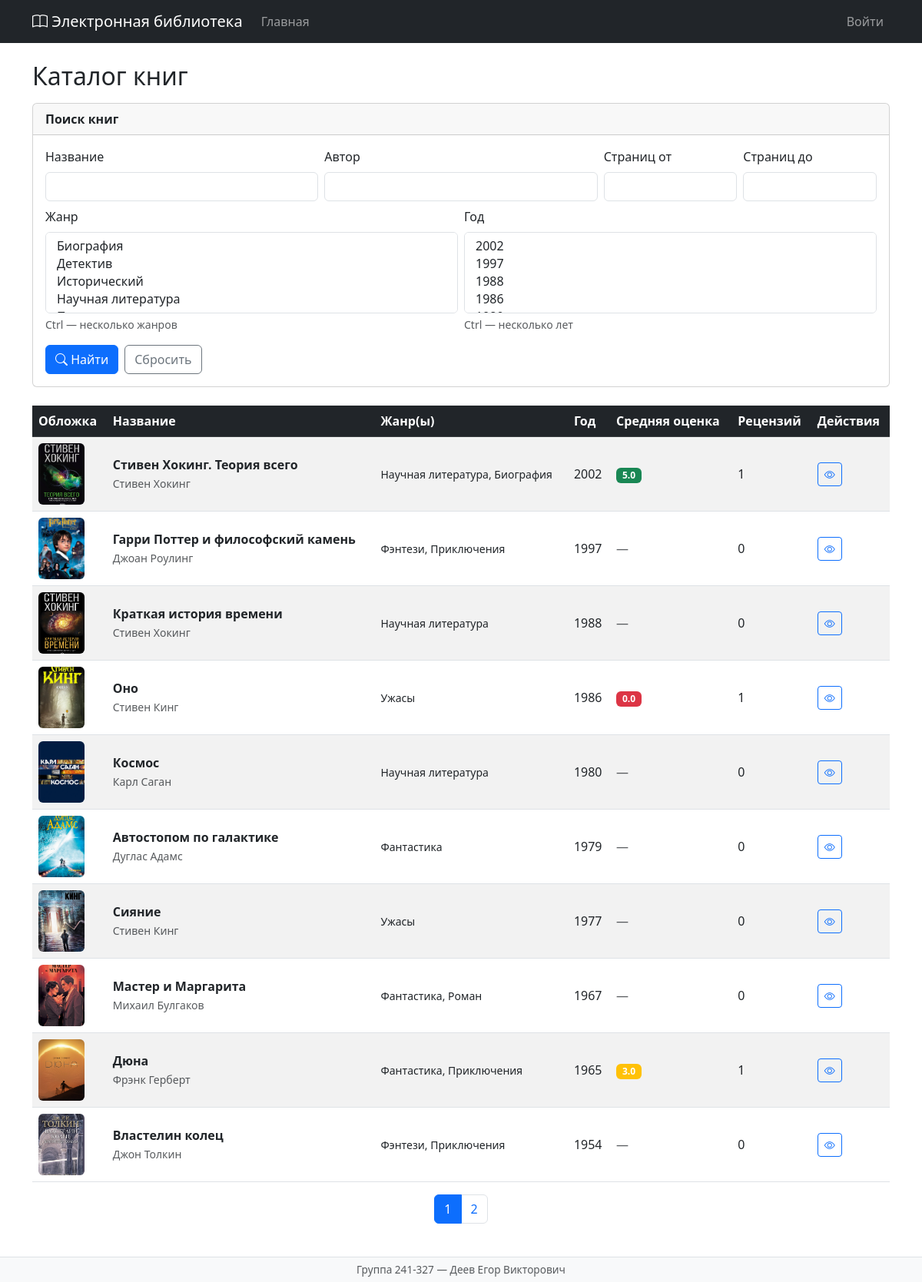
The page / on the database its author committed.
### tables this page shows
CREATE TABLE books (
    id INTEGER PRIMARY KEY AUTOINCREMENT,
    title VARCHAR(255) NOT NULL,
    description TEXT NOT NULL,
    year INTEGER NOT NULL,
    publisher VARCHAR(255) NOT NULL,
    author VARCHAR(255) NOT NULL,
    pages INTEGER NOT NULL,
    cover_id INTEGER,
    FOREIGN KEY (cover_id) REFERENCES covers(id)
);

CREATE TABLE covers (
    id INTEGER PRIMARY KEY AUTOINCREMENT,
    filename VARCHAR(255) NOT NULL,
    mime_type VARCHAR(100) NOT NULL,
    md5_hash VARCHAR(32) NOT NULL
);

### app/__init__.py (the view)
@app.route('/')
def index():
    db = get_db()
    page = request.args.get('page', 1, type=int)
    q_title = request.args.get('title', '').strip()
    q_genres = request.args.getlist('genres', type=int)
    q_years = request.args.getlist('years', type=int)
    q_pages_from = request.args.get('pages_from', '').strip()
    q_pages_to = request.args.get('pages_to', '').strip()
    q_author = request.args.get('author', '').strip()
    conditions = []
    params = []
    if q_title:
        conditions.append('b.title LIKE ?')
        params.append(f'%{q_title}%')
    if q_author:
        conditions.append('b.author LIKE ?')
        params.append(f'%{q_author}%')
    if q_pages_from:
        conditions.append('b.pages >= ?')
        params.append(int(q_pages_from))
    if q_pages_to:
        conditions.append('b.pages <= ?')
        params.append(int(q_pages_to))
    if q_years:
        placeholders = ','.join('?' * len(q_years))
        conditions.append(f'b.year IN ({placeholders})')
        params.extend(q_years)
    if q_genres:
        placeholders = ','.join('?' * len(q_genres))
        conditions.append(
            f'b.id IN (SELECT book_id FROM book_genres WHERE genre_id IN ({placeholders}))'
        )
        params.extend(q_genres)
    where = ('WHERE ' + ' AND '.join(conditions)) if conditions else ''
    total = db.execute(
        f'SELECT COUNT(DISTINCT b.id) FROM books b {where}', params
    ).fetchone()[0]
    books = db.execute(
        f'''SELECT b.*,
               c.filename as cover_filename,
               (SELECT GROUP_CONCAT(g.name, ", ") FROM genres g
                JOIN book_genres bg ON bg.genre_id = g.id WHERE bg.book_id = b.id) as genres,
               (SELECT ROUND(AVG(rating), 1) FROM reviews WHERE book_id = b.id) as avg_rating,
               (SELECT COUNT(*) FROM reviews WHERE book_id = b.id) as review_count
            FROM books b
            LEFT JOIN covers c ON b.cover_id = c.id
            {where}
            ORDER BY b.year DESC
            LIMIT ? OFFSET ?''',
        params + [app.config['PER_PAGE'], (page - 1) * app.config['PER_PAGE']]
    ).fetchall()
    all_genres = db.execute('SELECT * FROM genres ORDER BY name').fetchall()
    all_years = db.execute('SELECT DISTINCT year FROM books ORDER BY year DESC').fetchall()
    total_pages = (total + app.config['PER_PAGE'] - 1) // app.config['PER_PAGE']
    return render_template('index.html',
                           books=books, page=page, total_pages=total_pages,
                           all_genres=all_genres, all_years=all_years,
                           q_title=q_title, q_genres=q_genres, q_years=q_years,
                           q_pages_from=q_pages_from, q_pages_to=q_pages_to,
                           q_author=q_author)

### app/__init__.py (called while the page is built)
def get_db():
    if 'db' not in g:
        g.db = sqlite3.connect(app.config['DATABASE'])
        g.db.row_factory = sqlite3.Row
        g.db.execute('PRAGMA foreign_keys = ON')
    return g.db

def load_user():
    user_id = session.get('user_id')
    if user_id:
        g.user = get_db().execute(
            'SELECT u.*, r.name as role_name FROM users u JOIN roles r ON u.role_id=r.id WHERE u.id=?',
            (user_id,)
        ).fetchone()
    else:
        g.user = None

@app.context_processor
def inject_user():
    return dict(current_user=g.user)

### app/templates/index.html (shortened to what this page needs)
{% extends 'base.html' %}
{% from 'macros.html' import rating_badge %}
{% block content %}
<h2 class="mb-3">Каталог книг</h2>
<div class="card mb-4">
    <div class="card-header">
        <strong>Поиск книг</strong>
    </div>
    <div class="card-body">
        <form method="get" action="{{ url_for('index') }}">
            <div class="row g-2">
                <div class="col-md-4">
                    <label class="form-label">Название</label>
                    <input type="text" class="form-control" name="title" value="{{ q_title }}">
                </div>
                <div class="col-md-4">
                    <label class="form-label">Автор</label>
                    <input type="text" class="form-control" name="author" value="{{ q_author }}">
                </div>
                <div class="col-md-2">
                    <label class="form-label">Страниц от</label>
                    <input type="number" class="form-control" name="pages_from" value="{{ q_pages_from }}" min="1">
                </div>
                <div class="col-md-2">
                    <label class="form-label">Страниц до</label>
                    <input type="number" class="form-control" name="pages_to" value="{{ q_pages_to }}" min="1">
                </div>
                <div class="col-md-6">
                    <label class="form-label">Жанр</label>
                    <select class="form-select" name="genres" multiple size="4">
                        {% for genre in all_genres %}
                            <option value="{{ genre.id }}"
                                {% if genre.id in q_genres %}selected{% endif %}>
                            </option>
                        {% endfor %}
                    </select>
                    <div class="form-text">Ctrl — несколько жанров</div>
                </div>
                <div class="col-md-6">
                    <label class="form-label">Год</label>
                    <select class="form-select" name="years" multiple size="4">
                        {% for row in all_years %}
                            <option value="{{ row.year }}"
                                {% if row.year in q_years %}selected{% endif %}>
                            </option>
                        {% endfor %}
                    </select>
                    <div class="form-text">Ctrl — несколько лет</div>
                </div>
            </div>
            <div class="mt-3 d-flex gap-2">
                <button type="submit" class="btn btn-primary">
                    <i class="bi bi-search"></i> Найти
                </button>
                <a href="{{ url_for('index') }}" class="btn btn-outline-secondary">Сбросить</a>
            </div>
        </form>
    </div>
</div>
{% if books %}
<div class="table-responsive">
    <table class="table table-striped align-middle">
        <thead class="table-dark">
            <tr>
                <th>Обложка</th>
                <th>Название</th>
                <th>Жанр(ы)</th>
                <th>Год</th>
                <th>Средняя оценка</th>
                <th>Рецензий</th>
                <th>Действия</th>
            </tr>
        </thead>
        <tbody>
            {% for book in books %}
            <tr>
                <td>
                    {% if book.cover_filename %}
                        <img src="{{ url_for('uploaded_file', filename=book.cover_filename) }}"
                             class="cover-thumb rounded" alt="обложка">
                    {% else %}
                        <div class="cover-thumb bg-secondary rounded d-flex align-items-center justify-content-center text-white">
                            <i class="bi bi-book"></i>
                        </div>
                    {% endif %}
                </td>
                <td><strong>{{ book.title }}</strong><br>
                    <small class="text-muted">{{ book.author }}</small>
                </td>
                <td><small>{{ book.genres or '—' }}</small></td>
                <td>{{ book.year }}</td>
                <td>
                    {% if book.avg_rating is not none %}
                        {{ rating_badge(book.avg_rating) }}
                    {% else %}
                        <span class="text-muted">—</span>
                    {% endif %}
                </td>
                <td>{{ book.review_count }}</td>
                <td>
                    <a href="{{ url_for('book_view', book_id=book.id) }}"
                       class="btn btn-sm btn-outline-primary" title="Просмотр">
                        <i class="bi bi-eye"></i>
                    </a>
                </td>
            </tr>
            {% endfor %}
        </tbody>
    </table>
</div>
{% if total_pages > 1 %}
<nav>
    <ul class="pagination justify-content-center">
        {% for p in range(1, total_pages + 1) %}
        <li class="page-item {% if p == page %}active{% endif %}">
            <a class="page-link"
               href="{{ url_for('index', page=p,
                       title=q_title, author=q_author,
                       pages_from=q_pages_from, pages_to=q_pages_to,
                       genres=q_genres, years=q_years) }}">{{ p }}</a>
        </li>
        {% endfor %}
    </ul>
</nav>
{% endif %}
{% else %}
<div class="alert alert-info">Книги не найдены</div>
{% endif %}
{% endblock %}

### app/templates/base.html (shortened to what this page needs)
<!DOCTYPE html>
<html lang="ru">
<head>
    <link rel="stylesheet" href="https://cdn.jsdelivr.net/npm/bootstrap@5.3.0/dist/css/bootstrap.min.css">
    <link rel="stylesheet" href="https://cdn.jsdelivr.net/npm/bootstrap-icons@1.11.0/font/bootstrap-icons.css">
    <link rel="stylesheet" href="https://cdn.jsdelivr.net/npm/easymde/dist/easymde.min.css">
</head>
<body>
<nav class="navbar navbar-expand-lg navbar-dark bg-dark mb-4">
    <div class="container">
        <a class="navbar-brand" href="{{ url_for('index') }}">
            <i class="bi bi-book"></i> Электронная библиотека
        </a>
        <div class="collapse navbar-collapse" id="navMain">
            <ul class="navbar-nav me-auto">
                <li class="nav-item">
                    <a class="nav-link" href="{{ url_for('index') }}">Главная</a>
                </li>
            </ul>
            <ul class="navbar-nav">
                {% if current_user %}
                    <li class="nav-item">
                        <span class="nav-link text-light">
                            {{ current_user['last_name'] }} {{ current_user['first_name'] }}
                            {% if current_user['middle_name'] %} {{ current_user['middle_name'] }}{% endif %}
                        </span>
                    </li>
                    <li class="nav-item">
                        <a class="nav-link" href="{{ url_for('logout') }}">Выйти</a>
                    </li>
                {% else %}
                    <li class="nav-item">
                        <a class="nav-link" href="{{ url_for('login') }}">Войти</a>
                    </li>
                {% endif %}
            </ul>
        </div>
    </div>
</nav>
<div class="container">
    {% block content %}{% endblock %}
</div>
<footer>
    <div class="container text-center text-muted">
        Группа 241-327 &mdash; Деев Егор Викторович
    </div>
</footer>
</body>
</html>

### app/templates/macros.html (shortened to what this page needs)
{% macro rating_badge(value) %}
{% if value is not none %}
    {% set v = value | int %}
    {% if v == 5 %}{% set color = 'success' %}
    {% elif v == 4 %}{% set color = 'info' %}
    {% elif v == 3 %}{% set color = 'warning' %}
    {% elif v == 2 %}{% set color = 'orange' %}
    {% else %}{% set color = 'danger' %}
    {% endif %}
    <span class="badge bg-{{ color }} text-white">{{ value }}</span>
{% endif %}
{% endmacro %}

### app/templates/base.html (style rules this page uses)
body { padding-bottom: 60px; }
.cover-thumb { width: 60px; height: 80px; object-fit: cover; }
footer { position: fixed; bottom: 0; width: 100%; background: #f8f9fa; border-top: 1px solid #dee2e6; padding: 6px 0; font-size: .85rem; }

### rows shown on the page
books: filename (picture), title "Стивен Хокинг. Теория всего", author "Стивен Хокинг", genres "Научная литература, Биография", year "2002", value "5.0", review_count "1"
books: filename (picture), title "Гарри Поттер и философский камень", author "Джоан Роулинг", genres "Фэнтези, Приключения", year "1997", review_count "0"
books: filename (picture), title "Краткая история времени", author "Стивен Хокинг", genres "Научная литература", year "1988", review_count "0"
books: filename (picture), title "Оно", author "Стивен Кинг", genres "Ужасы", year "1986", value "0.0", review_count "1"
books: filename (picture), title "Космос", author "Карл Саган", genres "Научная литература", year "1980", review_count "0"
books: filename (picture), title "Автостопом по галактике", author "Дуглас Адамс", genres "Фантастика", year "1979", review_count "0"
books: filename (picture), title "Сияние", author "Стивен Кинг", genres "Ужасы", year "1977", review_count "0"
books: filename (picture), title "Мастер и Маргарита", author "Михаил Булгаков", genres "Фантастика, Роман", year "1967", review_count "0"
books: filename (picture), title "Дюна", author "Фрэнк Герберт", genres "Фантастика, Приключения", year "1965", value "3.0", review_count "1"
books: filename (picture), title "Властелин колец", author "Джон Толкин", genres "Фэнтези, Приключения", year "1954", review_count "0"

### other values the page prints
{{ p }} "1" "2"
